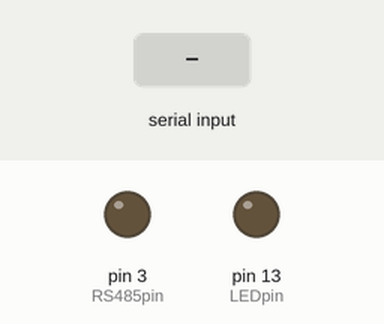
This sketch was run on a simulated Arduino Mega 2560, built with avr-gcc and run on an emulated ATmega2560. Shown: output pins drawn as LEDs (lit = HIGH). Inputs (shaded band) come from the test bench. What the sketch prints to the serial monitor is not drawn.

Above: at 6.2 s.
6.3 s: "1" received over the second serial link
At 10.5 s:
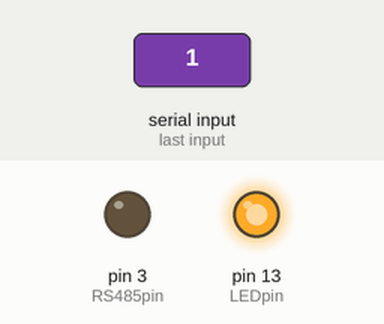
Timing chart, 0 to 21.5 s (numbered marks = the images above; inputs shaded):
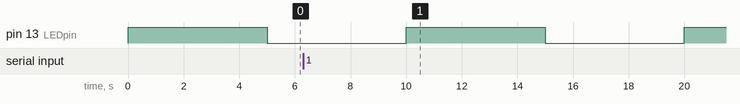

The sketch:

MegaSerial485comms1.ino
```cpp
//MegaSerial485comms1

// This is to receive transmission using Serial1

#define RS485pin 3
#define LEDpin 13

void setup() {
  // put your setup code here, to run once:
  Serial1.begin(9600);
  Serial.begin(9600);
  pinMode(RS485pin,OUTPUT);
  pinMode(LEDpin,OUTPUT);
  Serial.println("MEGA 1 has started");
  digitalWrite(LEDpin,HIGH);
  delay(5000);
  Serial.println("MEGA 1 exiting setup");
}

void loop() {
  // put your main code here, to run repeatedly:

  char getdata = 'c';

  digitalWrite(LEDpin,LOW);
  digitalWrite(RS485pin,LOW); //Receive

  if (Serial1.available()) {
      Serial.print('x');
      while(Serial1.available() && getdata !='X') {
        getdata = Serial1.read();
        Serial.print(getdata);
      }
      Serial.println("");
  }
   delay(5000);
   digitalWrite(LEDpin,HIGH);
   delay(5000);

}
```
